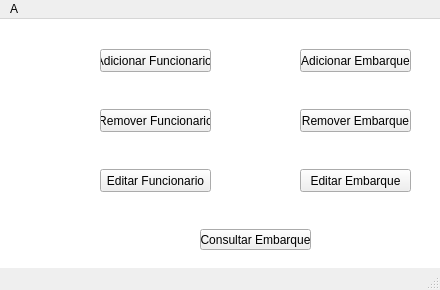
<?xml version="1.0" encoding="UTF-8"?>
<ui version="4.0">
 <class>TelaPrincipal</class>
 <widget class="QMainWindow" name="TelaPrincipal">
  <property name="geometry">
   <rect>
    <x>0</x>
    <y>0</y>
    <width>440</width>
    <height>290</height>
   </rect>
  </property>
  <property name="windowTitle">
   <string>MainWindow</string>
  </property>
  <property name="styleSheet">
   <string notr="true"/>
  </property>
  <widget class="QWidget" name="centralwidget">
   <property name="autoFillBackground">
    <bool>false</bool>
   </property>
   <property name="styleSheet">
    <string notr="true">background-color: rgb(255, 255, 255);</string>
   </property>
   <widget class="QPushButton" name="selectAllEmbarqueButton">
    <property name="enabled">
     <bool>true</bool>
    </property>
    <property name="geometry">
     <rect>
      <x>200</x>
      <y>210</y>
      <width>111</width>
      <height>21</height>
     </rect>
    </property>
    <property name="cursor">
     <cursorShape>PointingHandCursor</cursorShape>
    </property>
    <property name="styleSheet">
     <string notr="true">background-color: auto;</string>
    </property>
    <property name="text">
     <string>Consultar Embarque</string>
    </property>
    <property name="iconSize">
     <size>
      <width>100</width>
      <height>30</height>
     </size>
    </property>
    <property name="checkable">
     <bool>false</bool>
    </property>
   </widget>
   <widget class="QPushButton" name="addFuncButton">
    <property name="enabled">
     <bool>true</bool>
    </property>
    <property name="geometry">
     <rect>
      <x>100</x>
      <y>30</y>
      <width>111</width>
      <height>23</height>
     </rect>
    </property>
    <property name="cursor">
     <cursorShape>PointingHandCursor</cursorShape>
    </property>
    <property name="styleSheet">
     <string notr="true">background-color: auto;</string>
    </property>
    <property name="text">
     <string>Adicionar Funcionario </string>
    </property>
    <property name="iconSize">
     <size>
      <width>100</width>
      <height>30</height>
     </size>
    </property>
    <property name="checkable">
     <bool>false</bool>
    </property>
   </widget>
   <widget class="QLabel" name="label">
    <property name="geometry">
     <rect>
      <x>40</x>
      <y>10</y>
      <width>50</width>
      <height>50</height>
     </rect>
    </property>
    <property name="styleSheet">
     <string notr="true">background-color: auto;
image: url(:/principal/icons/business_application_addmale_useradd_insert_add_user_client_2312.png);</string>
    </property>
    <property name="text">
     <string/>
    </property>
   </widget>
   <widget class="QPushButton" name="deleteFuncButton">
    <property name="enabled">
     <bool>true</bool>
    </property>
    <property name="geometry">
     <rect>
      <x>100</x>
      <y>90</y>
      <width>111</width>
      <height>23</height>
     </rect>
    </property>
    <property name="cursor">
     <cursorShape>PointingHandCursor</cursorShape>
    </property>
    <property name="styleSheet">
     <string notr="true">background-color: auto;</string>
    </property>
    <property name="text">
     <string>Remover Funcionario</string>
    </property>
    <property name="iconSize">
     <size>
      <width>100</width>
      <height>30</height>
     </size>
    </property>
    <property name="checkable">
     <bool>false</bool>
    </property>
   </widget>
   <widget class="QLabel" name="label_10">
    <property name="geometry">
     <rect>
      <x>40</x>
      <y>70</y>
      <width>50</width>
      <height>50</height>
     </rect>
    </property>
    <property name="styleSheet">
     <string notr="true">image: url(:/principal/icons/delete_delete_deleteusers_delete_male_user_maleclient_2348.png);</string>
    </property>
    <property name="text">
     <string/>
    </property>
   </widget>
   <widget class="QLabel" name="label_11">
    <property name="geometry">
     <rect>
      <x>40</x>
      <y>130</y>
      <width>50</width>
      <height>50</height>
     </rect>
    </property>
    <property name="styleSheet">
     <string notr="true">image: url(:/principal/icons/businessapplication_edit_male_user_thepencil_theclient_negocio_2321.png);</string>
    </property>
    <property name="text">
     <string/>
    </property>
   </widget>
   <widget class="QPushButton" name="updateFuncButton">
    <property name="enabled">
     <bool>true</bool>
    </property>
    <property name="geometry">
     <rect>
      <x>100</x>
      <y>150</y>
      <width>111</width>
      <height>23</height>
     </rect>
    </property>
    <property name="cursor">
     <cursorShape>PointingHandCursor</cursorShape>
    </property>
    <property name="styleSheet">
     <string notr="true">background-color: auto;</string>
    </property>
    <property name="text">
     <string>Editar Funcionario</string>
    </property>
    <property name="iconSize">
     <size>
      <width>100</width>
      <height>30</height>
     </size>
    </property>
    <property name="checkable">
     <bool>false</bool>
    </property>
   </widget>
   <widget class="QPushButton" name="deleteEmbarqueButton">
    <property name="enabled">
     <bool>true</bool>
    </property>
    <property name="geometry">
     <rect>
      <x>300</x>
      <y>90</y>
      <width>111</width>
      <height>23</height>
     </rect>
    </property>
    <property name="cursor">
     <cursorShape>PointingHandCursor</cursorShape>
    </property>
    <property name="styleSheet">
     <string notr="true">background-color: auto;</string>
    </property>
    <property name="text">
     <string>Remover Embarque</string>
    </property>
    <property name="iconSize">
     <size>
      <width>100</width>
      <height>30</height>
     </size>
    </property>
    <property name="checkable">
     <bool>false</bool>
    </property>
   </widget>
   <widget class="QPushButton" name="updateEmbarqueButton">
    <property name="enabled">
     <bool>true</bool>
    </property>
    <property name="geometry">
     <rect>
      <x>300</x>
      <y>150</y>
      <width>111</width>
      <height>23</height>
     </rect>
    </property>
    <property name="cursor">
     <cursorShape>PointingHandCursor</cursorShape>
    </property>
    <property name="styleSheet">
     <string notr="true">background-color: auto;</string>
    </property>
    <property name="text">
     <string>Editar Embarque</string>
    </property>
    <property name="iconSize">
     <size>
      <width>100</width>
      <height>30</height>
     </size>
    </property>
    <property name="checkable">
     <bool>false</bool>
    </property>
   </widget>
   <widget class="QPushButton" name="addEmbarqueButton">
    <property name="enabled">
     <bool>true</bool>
    </property>
    <property name="geometry">
     <rect>
      <x>300</x>
      <y>30</y>
      <width>111</width>
      <height>23</height>
     </rect>
    </property>
    <property name="cursor">
     <cursorShape>PointingHandCursor</cursorShape>
    </property>
    <property name="styleSheet">
     <string notr="true">background-color: auto;</string>
    </property>
    <property name="text">
     <string>Adicionar Embarque</string>
    </property>
    <property name="iconSize">
     <size>
      <width>100</width>
      <height>30</height>
     </size>
    </property>
    <property name="checkable">
     <bool>false</bool>
    </property>
   </widget>
   <widget class="QLabel" name="label_14">
    <property name="geometry">
     <rect>
      <x>240</x>
      <y>130</y>
      <width>50</width>
      <height>50</height>
     </rect>
    </property>
    <property name="styleSheet">
     <string notr="true">image: url(:/principal/icons/businessapplication_edit_male_user_thepencil_theclient_negocio_2321.png);</string>
    </property>
    <property name="text">
     <string/>
    </property>
   </widget>
   <widget class="QLabel" name="label_17">
    <property name="geometry">
     <rect>
      <x>130</x>
      <y>190</y>
      <width>50</width>
      <height>50</height>
     </rect>
    </property>
    <property name="styleSheet">
     <string notr="true">image: url(:/principal/icons/male-user-search_25352.png);</string>
    </property>
    <property name="text">
     <string/>
    </property>
   </widget>
   <widget class="QLabel" name="label_2">
    <property name="geometry">
     <rect>
      <x>240</x>
      <y>10</y>
      <width>50</width>
      <height>50</height>
     </rect>
    </property>
    <property name="styleSheet">
     <string notr="true">background-color: auto;
image: url(:/principal/icons/business_application_addmale_useradd_insert_add_user_client_2312.png);</string>
    </property>
    <property name="text">
     <string/>
    </property>
   </widget>
   <widget class="QLabel" name="label_18">
    <property name="geometry">
     <rect>
      <x>240</x>
      <y>70</y>
      <width>50</width>
      <height>50</height>
     </rect>
    </property>
    <property name="styleSheet">
     <string notr="true">image: url(:/principal/icons/delete_delete_deleteusers_delete_male_user_maleclient_2348.png);</string>
    </property>
    <property name="text">
     <string/>
    </property>
   </widget>
  </widget>
  <widget class="QStatusBar" name="statusbar"/>
  <widget class="QMenuBar" name="menubar">
   <property name="geometry">
    <rect>
     <x>0</x>
     <y>0</y>
     <width>440</width>
     <height>21</height>
    </rect>
   </property>
   <widget class="QMenu" name="menuA">
    <property name="title">
     <string>A</string>
    </property>
    <addaction name="actionCadastrarFuncionario"/>
   </widget>
   <addaction name="menuA"/>
  </widget>
  <action name="actionCadastrarFuncionario">
   <property name="icon">
    <iconset resource="principal_resource.qrc">
     <normaloff>:/principal/icons/business_application_addmale_useradd_insert_add_user_client_2312.png</normaloff>:/principal/icons/business_application_addmale_useradd_insert_add_user_client_2312.png</iconset>
   </property>
   <property name="text">
    <string>CadastrarFuncionario</string>
   </property>
   <property name="toolTip">
    <string>Cadastrar um Funcionario</string>
   </property>
   <property name="font">
    <font>
     <pointsize>11</pointsize>
    </font>
   </property>
  </action>
  <action name="actionEditar_Funcionario">
   <property name="enabled">
    <bool>true</bool>
   </property>
   <property name="icon">
    <iconset resource="principal_resource.qrc">
     <normaloff>:/principal/icons/businessapplication_edit_male_user_thepencil_theclient_negocio_2321.png</normaloff>:/principal/icons/businessapplication_edit_male_user_thepencil_theclient_negocio_2321.png</iconset>
   </property>
   <property name="text">
    <string>Editar Funcionario</string>
   </property>
   <property name="toolTip">
    <string>Editar um Funcionário</string>
   </property>
  </action>
  <action name="actionExcluir_Funcionario">
   <property name="icon">
    <iconset resource="principal_resource.qrc">
     <normaloff>:/principal/icons/delete_delete_deleteusers_delete_male_user_maleclient_2348.png</normaloff>:/principal/icons/delete_delete_deleteusers_delete_male_user_maleclient_2348.png</iconset>
   </property>
   <property name="text">
    <string>Excluir Funcionario</string>
   </property>
   <property name="toolTip">
    <string>Excluir um Funcionário</string>
   </property>
  </action>
  <action name="actionConsultar_Funcionarios">
   <property name="icon">
    <iconset resource="principal_resource.qrc">
     <normaloff>:/principal/icons/male-user-search_25352.png</normaloff>:/principal/icons/male-user-search_25352.png</iconset>
   </property>
   <property name="text">
    <string>Consultar Funcionarios</string>
   </property>
   <property name="toolTip">
    <string>Consultar todos os funcionários</string>
   </property>
  </action>
  <action name="actionadd">
   <property name="text">
    <string>add</string>
   </property>
  </action>
 </widget>
 <resources>
  <include location="principal_resource.qrc"/>
 </resources>
 <connections>
  <connection>
   <sender>actionCadastrarFuncionario</sender>
   <signal>triggered()</signal>
   <receiver>addFuncButton</receiver>
   <slot>click()</slot>
   <hints>
    <hint type="sourcelabel">
     <x>-1</x>
     <y>-1</y>
    </hint>
    <hint type="destinationlabel">
     <x>155</x>
     <y>62</y>
    </hint>
   </hints>
  </connection>
 </connections>
</ui>
